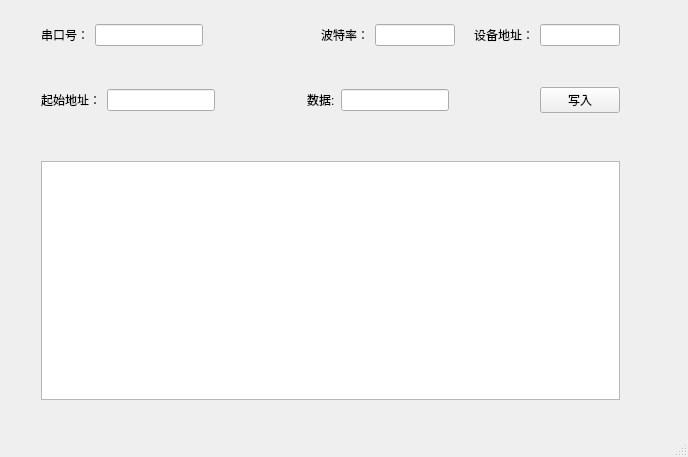
<?xml version="1.0" encoding="UTF-8"?>
<ui version="4.0">
 <class>ModbusTestClass</class>
 <widget class="QMainWindow" name="ModbusTestClass">
  <property name="geometry">
   <rect>
    <x>0</x>
    <y>0</y>
    <width>688</width>
    <height>457</height>
   </rect>
  </property>
  <property name="windowTitle">
   <string>ModbusTest</string>
  </property>
  <widget class="QWidget" name="centralWidget">
   <widget class="QWidget" name="gridLayoutWidget">
    <property name="geometry">
     <rect>
      <x>30</x>
      <y>70</y>
      <width>601</width>
      <height>61</height>
     </rect>
    </property>
    <layout class="QGridLayout" name="gridLayout">
     <item row="0" column="3">
      <widget class="QLabel" name="m_lData">
       <property name="text">
        <string>数据:</string>
       </property>
      </widget>
     </item>
     <item row="0" column="0">
      <widget class="QLabel" name="m_lRegisterAddress">
       <property name="text">
        <string>起始地址：</string>
       </property>
      </widget>
     </item>
     <item row="0" column="5">
      <spacer name="horizontalSpacer_3">
       <property name="orientation">
        <enum>Qt::Horizontal</enum>
       </property>
       <property name="sizeHint" stdset="0">
        <size>
         <width>40</width>
         <height>20</height>
        </size>
       </property>
      </spacer>
     </item>
     <item row="0" column="4">
      <widget class="QLineEdit" name="m_DlineEdit"/>
     </item>
     <item row="0" column="1">
      <widget class="QLineEdit" name="m_RAlineEdit"/>
     </item>
     <item row="0" column="2">
      <spacer name="horizontalSpacer_2">
       <property name="orientation">
        <enum>Qt::Horizontal</enum>
       </property>
       <property name="sizeHint" stdset="0">
        <size>
         <width>40</width>
         <height>20</height>
        </size>
       </property>
      </spacer>
     </item>
     <item row="0" column="6">
      <widget class="QPushButton" name="m_btnWrite">
       <property name="text">
        <string>写入</string>
       </property>
      </widget>
     </item>
    </layout>
   </widget>
   <widget class="QWidget" name="gridLayoutWidget_2">
    <property name="geometry">
     <rect>
      <x>30</x>
      <y>150</y>
      <width>601</width>
      <height>261</height>
     </rect>
    </property>
    <layout class="QGridLayout" name="gridLayout_2">
     <item row="0" column="0">
      <widget class="QTextEdit" name="m_RDtextEdit"/>
     </item>
    </layout>
   </widget>
   <widget class="QWidget" name="gridLayoutWidget_3">
    <property name="geometry">
     <rect>
      <x>30</x>
      <y>10</y>
      <width>281</width>
      <height>51</height>
     </rect>
    </property>
    <layout class="QGridLayout" name="gridLayout_4">
     <item row="1" column="2">
      <widget class="QLabel" name="m_SerialPort">
       <property name="text">
        <string>串口号：</string>
       </property>
      </widget>
     </item>
     <item row="1" column="3">
      <widget class="QLineEdit" name="m_SPlineEdit"/>
     </item>
     <item row="1" column="4">
      <spacer name="horizontalSpacer">
       <property name="orientation">
        <enum>Qt::Horizontal</enum>
       </property>
       <property name="sizeHint" stdset="0">
        <size>
         <width>40</width>
         <height>20</height>
        </size>
       </property>
      </spacer>
     </item>
    </layout>
   </widget>
   <widget class="QWidget" name="gridLayoutWidget_4">
    <property name="geometry">
     <rect>
      <x>310</x>
      <y>10</y>
      <width>321</width>
      <height>51</height>
     </rect>
    </property>
    <layout class="QGridLayout" name="gridLayout_6">
     <item row="1" column="5">
      <widget class="QLabel" name="m_DeviceAddress">
       <property name="text">
        <string>设备地址：</string>
       </property>
      </widget>
     </item>
     <item row="1" column="3">
      <widget class="QLineEdit" name="m_BRlineEdit"/>
     </item>
     <item row="1" column="4">
      <spacer name="horizontalSpacer_6">
       <property name="orientation">
        <enum>Qt::Horizontal</enum>
       </property>
       <property name="sizeHint" stdset="0">
        <size>
         <width>40</width>
         <height>20</height>
        </size>
       </property>
      </spacer>
     </item>
     <item row="1" column="2">
      <widget class="QLabel" name="m_BaudRate">
       <property name="text">
        <string>波特率：</string>
       </property>
      </widget>
     </item>
     <item row="1" column="6">
      <widget class="QLineEdit" name="m_DAdrlineEdit"/>
     </item>
    </layout>
   </widget>
  </widget>
  <widget class="QStatusBar" name="statusBar"/>
 </widget>
 <layoutdefault spacing="6" margin="11"/>
 <resources>
  <include location="ModbusTest.qrc"/>
 </resources>
 <connections/>
</ui>
